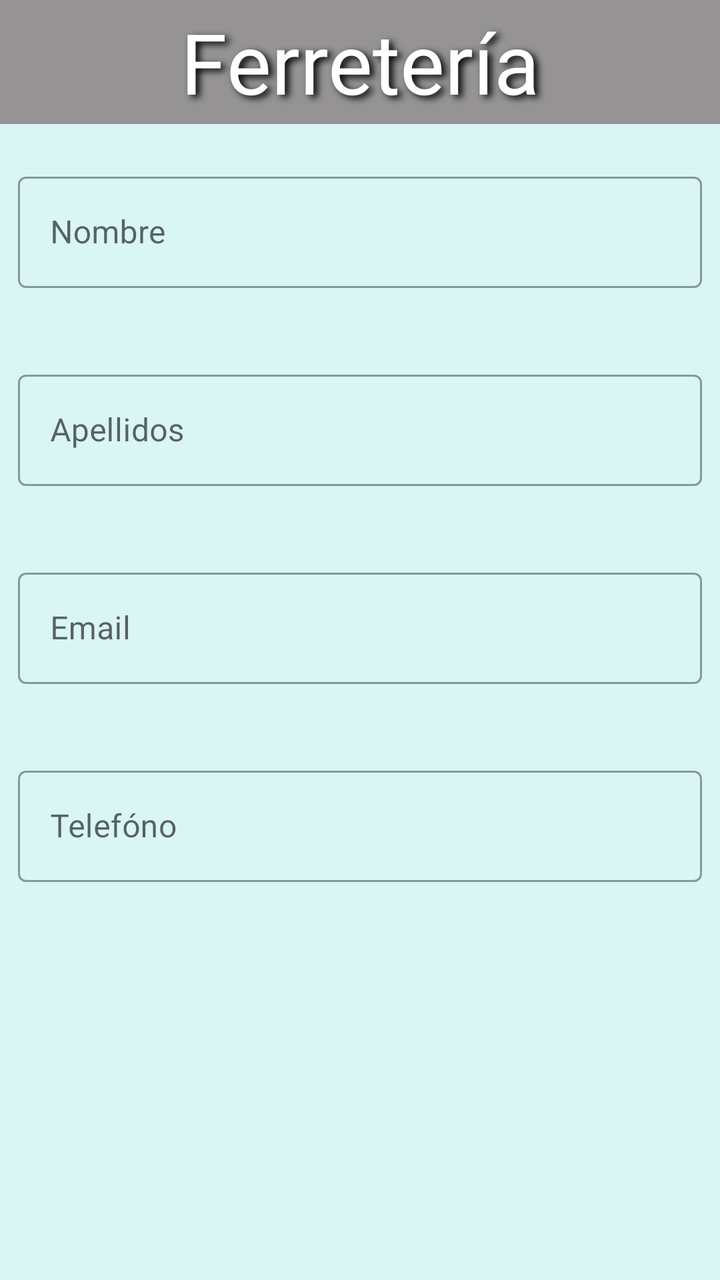
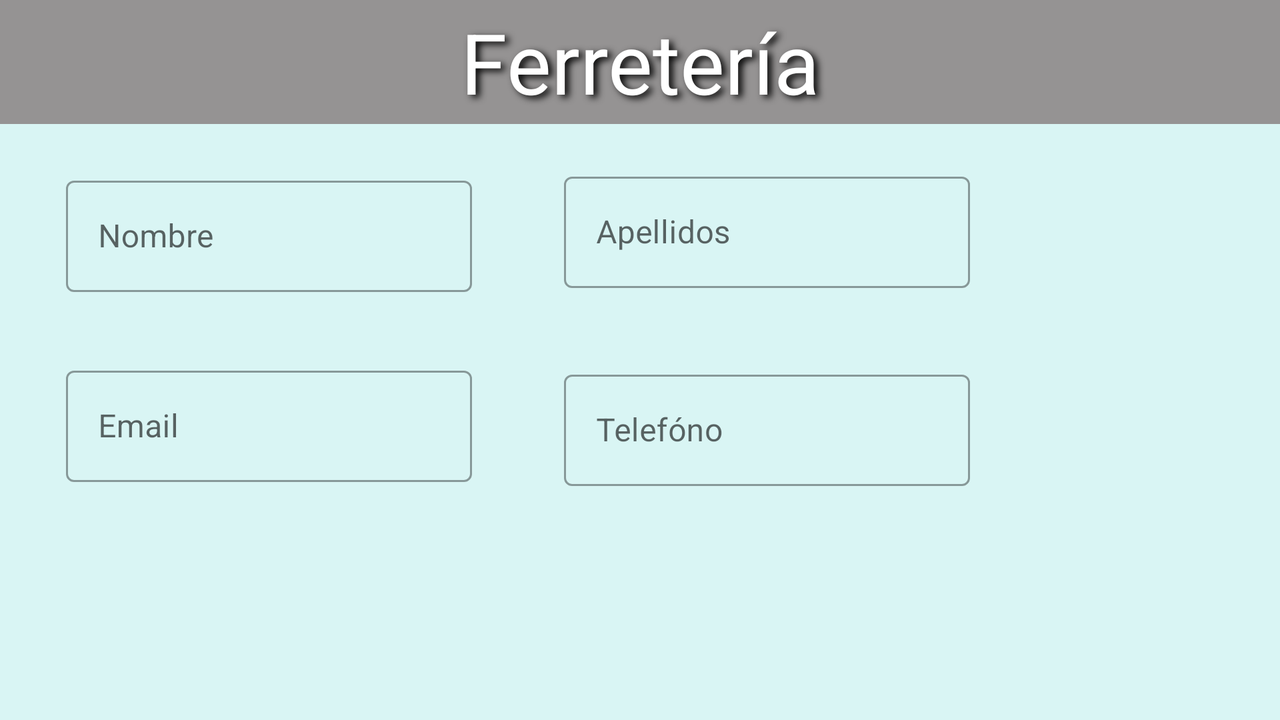

Compare how this app lays out the same screen by default and in its alternative resource folder. The renders come first, then the two layout files and the values they reference.
<!-- AndroidManifest.xml: application theme Theme.Ferreteria -->
<!-- res/layout/activity_datos_usuario.xml -->
<?xml version="1.0" encoding="utf-8"?>
<androidx.constraintlayout.widget.ConstraintLayout
    xmlns:app="http://schemas.android.com/apk/res-auto"
    xmlns:tools="http://schemas.android.com/tools"
    xmlns:android="http://schemas.android.com/apk/res/android"
    android:background="@color/verdeClaro"
    android:layout_width="match_parent"
    android:layout_height="match_parent">

    <com.google.android.material.textfield.TextInputLayout
        android:id="@+id/textInputLayout"
        style="@style/Widget.MaterialComponents.TextInputLayout.OutlinedBox"
        android:layout_width="match_parent"
        android:layout_height="wrap_content"
        android:layout_marginTop="74dp"
        android:hint="Nombre"
        android:padding="9dp"
        app:layout_constraintTop_toTopOf="parent"
        tools:ignore="MissingConstraints"
        tools:layout_editor_absoluteX="0dp">
    <EditText
        android:id="@+id/nombreUs"
        android:inputType="textPersonName"
        android:layout_width="match_parent"
        android:layout_height="wrap_content" />
    </com.google.android.material.textfield.TextInputLayout>

    <com.google.android.material.textfield.TextInputLayout
        android:id="@+id/textInputLayout3"
        style="@style/Widget.MaterialComponents.TextInputLayout.OutlinedBox"
        android:layout_width="match_parent"
        android:layout_height="wrap_content"
        android:layout_marginTop="20dp"
        android:hint="Apellidos"
        android:padding="9dp"
        app:layout_constraintTop_toBottomOf="@+id/textInputLayout"
        tools:ignore="MissingConstraints"
        tools:layout_editor_absoluteX="0dp">
    <EditText
        android:id="@+id/apellidosUs"
        android:inputType="textPersonName"
        android:layout_width="match_parent"
        android:layout_height="wrap_content" />
    </com.google.android.material.textfield.TextInputLayout>

    <com.google.android.material.textfield.TextInputLayout
        android:id="@+id/textInputLayout4"
        style="@style/Widget.MaterialComponents.TextInputLayout.OutlinedBox"
        android:layout_width="match_parent"
        android:layout_height="wrap_content"
        android:layout_marginTop="20dp"
        android:hint="Email"
        android:padding="9dp"
        app:layout_constraintTop_toBottomOf="@+id/textInputLayout3"
        tools:ignore="MissingConstraints"
        tools:layout_editor_absoluteX="0dp">
    <EditText
        android:id="@+id/emailUs"
        android:inputType="textEmailAddress"
        android:layout_width="match_parent"
        android:layout_height="wrap_content" />
    </com.google.android.material.textfield.TextInputLayout>

    <com.google.android.material.textfield.TextInputLayout
        android:id="@+id/textInputLayout6"
        style="@style/Widget.MaterialComponents.TextInputLayout.OutlinedBox"
        android:layout_width="match_parent"
        android:layout_height="wrap_content"
        android:layout_marginTop="20dp"
        android:hint="Telefóno"
        android:padding="9dp"
        app:layout_constraintTop_toBottomOf="@+id/textInputLayout4"
        tools:ignore="MissingConstraints"
        tools:layout_editor_absoluteX="0dp">
    <EditText
        android:id="@+id/telefonoUser"
        android:inputType="number"
        android:maxLength="9"
        android:layout_width="match_parent"
        android:layout_height="wrap_content" />
    </com.google.android.material.textfield.TextInputLayout>

    <TextView
        android:id="@+id/textView"
        style="@style/Titulo"
        android:layout_width="match_parent"
        android:layout_height="62dp"
        app:layout_constraintEnd_toEndOf="parent"
        app:layout_constraintTop_toTopOf="parent" />

</androidx.constraintlayout.widget.ConstraintLayout>
<!-- resources referenced by this layout -->
<resources>
  <color name="verdeClaro">#d9f5f4</color>
  <style name="Titulo" parent="Theme.Ferreteria">
      <item name="android:background">@color/gris</item>
      <item name="android:gravity">center</item>
      <item name="android:text">@string/app_name</item>
      <item name="android:shadowColor">@color/black</item>
      <item name="android:textSize">42dp</item>
      <item name="android:shadowDx">6</item>
      <item name="android:shadowDy">4</item>
      <item name="android:shadowRadius">8</item>
      <item name="android:textColor">@color/white</item>
  </style>
  <style name="Theme.Ferreteria" parent="Theme.MaterialComponents.DayNight.DarkActionBar">
          
          <item name="colorPrimary">@color/verdeOsculo</item>
          <item name="colorPrimaryDark">@color/gris</item>
          <item name="colorOnPrimary">@color/verdeClaro</item>
          <item name="colorPrimaryVariant">@color/black</item>
  
          
          <item name="colorSecondary">@color/verdeClaro</item>
          <item name="colorSecondaryVariant">@color/verdeOsculo</item>
          <item name="colorOnSecondary">@color/black</item>
  
          <item name="android:statusBarColor" tools:targetApi="l">?attr/colorPrimaryVariant</item>
          
          <item name="toolbarStyle">@style/Widget.MaterialComponents.Toolbar.PrimarySurface</item>
      </style>
  <color name="gris">#959393</color>
  <string name="app_name">Ferretería</string>
  <color name="black">#FF000000</color>
  <color name="white">#FFFFFFFF</color>
  <color name="verdeOsculo">#154c4b</color>
</resources>
<!-- res/layout-land/activity_datos_usuario.xml (the repository's variant of the layout above) -->
<!-- drawn on the phone turned sideways -->
<?xml version="1.0" encoding="utf-8"?>
<androidx.constraintlayout.widget.ConstraintLayout xmlns:android="http://schemas.android.com/apk/res/android"
    xmlns:app="http://schemas.android.com/apk/res-auto"
    xmlns:tools="http://schemas.android.com/tools"
    android:layout_width="match_parent"
    android:layout_height="match_parent"
    android:background="@color/verdeClaro">

    <com.google.android.material.textfield.TextInputLayout
        android:id="@+id/textInputLayout"
        style="@style/Widget.MaterialComponents.TextInputLayout.OutlinedBox"
        android:layout_width="221dp"
        android:layout_height="79dp"
        android:layout_marginStart="24dp"
        android:layout_marginTop="76dp"
        android:hint="Nombre"
        android:padding="9dp"
        app:layout_constraintStart_toStartOf="parent"
        app:layout_constraintTop_toTopOf="parent"
        tools:ignore="MissingConstraints">

        <EditText
            android:id="@+id/nombreUs"
            android:layout_width="match_parent"
            android:layout_height="wrap_content"
            android:inputType="textPersonName" />
    </com.google.android.material.textfield.TextInputLayout>

    <com.google.android.material.textfield.TextInputLayout
        android:id="@+id/textInputLayout3"
        style="@style/Widget.MaterialComponents.TextInputLayout.OutlinedBox"
        android:layout_width="221dp"
        android:layout_height="79dp"
        android:layout_marginStart="28dp"
        android:layout_marginTop="12dp"
        android:hint="Apellidos"
        android:padding="9dp"
        app:layout_constraintStart_toEndOf="@+id/textInputLayout"
        app:layout_constraintTop_toBottomOf="@+id/textView"
        tools:ignore="MissingConstraints">

        <EditText
            android:id="@+id/apellidosUs"
            android:layout_width="match_parent"
            android:layout_height="wrap_content"
            android:inputType="textPersonName" />
    </com.google.android.material.textfield.TextInputLayout>

    <com.google.android.material.textfield.TextInputLayout
        android:id="@+id/textInputLayout4"
        style="@style/Widget.MaterialComponents.TextInputLayout.OutlinedBox"
        android:layout_width="221dp"
        android:layout_height="79dp"
        android:layout_marginStart="24dp"
        android:layout_marginTop="16dp"
        android:hint="Email"
        android:padding="9dp"
        app:layout_constraintStart_toStartOf="parent"
        app:layout_constraintTop_toBottomOf="@+id/textInputLayout"
        tools:ignore="MissingConstraints">

        <EditText
            android:id="@+id/emailUs"
            android:layout_width="match_parent"
            android:layout_height="wrap_content"
            android:inputType="textEmailAddress" />
    </com.google.android.material.textfield.TextInputLayout>

    <com.google.android.material.textfield.TextInputLayout
        android:id="@+id/textInputLayout6"
        style="@style/Widget.MaterialComponents.TextInputLayout.OutlinedBox"
        android:layout_width="221dp"
        android:layout_height="79dp"
        android:layout_marginStart="28dp"
        android:layout_marginTop="20dp"
        android:hint="Telefóno"
        android:padding="9dp"
        app:layout_constraintStart_toEndOf="@+id/textInputLayout4"
        app:layout_constraintTop_toBottomOf="@+id/textInputLayout3"
        tools:ignore="MissingConstraints">

        <EditText
            android:id="@+id/telefonoUser"
            android:layout_width="match_parent"
            android:layout_height="wrap_content"
            android:inputType="number"
            android:maxLength="9" />
    </com.google.android.material.textfield.TextInputLayout>

    <TextView
        android:id="@+id/textView"
        style="@style/Titulo"
        android:layout_width="match_parent"
        android:layout_height="62dp"
        android:textSize="42dp"
        app:layout_constraintEnd_toEndOf="parent"
        app:layout_constraintTop_toTopOf="parent" />

</androidx.constraintlayout.widget.ConstraintLayout>
